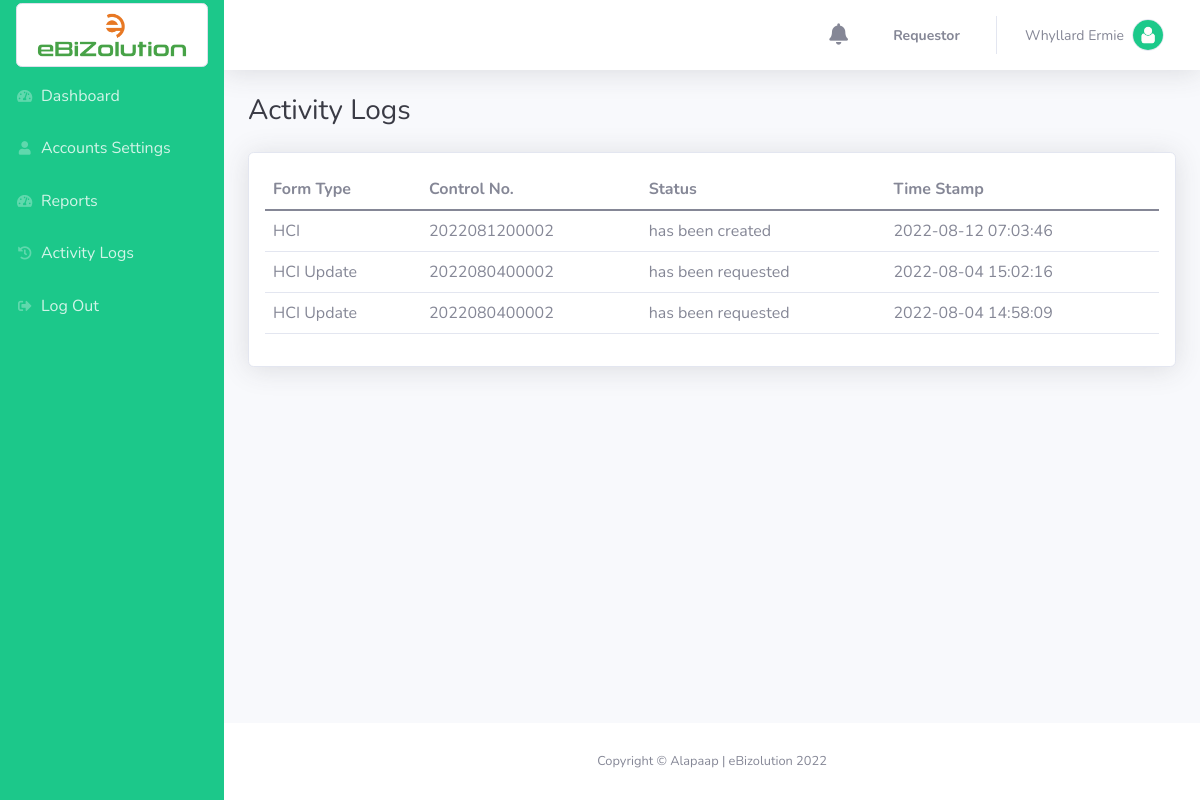
Screenshot of /user/activity_logs.php (signed in) with the database file from the repository.
### tables this page shows
CREATE TABLE `tbl_user` (
  `uid` int(11) NOT NULL,
  `email_add` text DEFAULT NULL,
  `password` text DEFAULT NULL,
  `first_name` text DEFAULT NULL,
  `last_name` text DEFAULT NULL,
  `middle_name` text DEFAULT NULL,
  `home_address` text DEFAULT NULL,
  `contact_no` text DEFAULT NULL,
  `image` text DEFAULT NULL,
  `status` text DEFAULT NULL,
  `is_online` text DEFAULT '0',
  `token` text DEFAULT NULL,
  `attempt` text DEFAULT NULL,
  `role` text DEFAULT NULL,
  `sub_role` text DEFAULT NULL,
  `default_role` text DEFAULT NULL,
  `multi_role` longtext DEFAULT NULL CHECK (json_valid(`multi_role`)),
  `title` text DEFAULT NULL,
  `designation` text DEFAULT NULL,
  `department` text DEFAULT NULL,
  `date_created` timestamp NOT NULL DEFAULT current_timestamp() ON UPDATE current_timestamp(),
  `date_modified` datetime DEFAULT NULL,
  `created_by` text DEFAULT NULL
);

CREATE TABLE `tbl_activity_logs` (
  `id` int(11) NOT NULL,
  `uid` varchar(20) DEFAULT NULL,
  `fullname` varchar(30) DEFAULT NULL,
  `form_type` varchar(20) DEFAULT NULL,
  `control_number` varchar(30) DEFAULT NULL,
  `activity` varchar(125) DEFAULT NULL,
  `status` varchar(10) DEFAULT NULL,
  `date_requested` timestamp NULL DEFAULT current_timestamp()
);

### user/activity_logs.php (the view, shortened to what this page needs)
<?php
    include '../model/connection.php';
    $uid = $_SESSION['uid'];
    $role = $_SESSION['role'];
    $sql = mysqli_query($conn,"SELECT * FROM tbl_user where uid = '$uid' and role = '$role' ");
    while ($rows = mysqli_fetch_array($sql)):
        $my_fullname    = $rows['first_name']." ".$rows['last_name'];
        $my_role        = $rows['role'];
    endwhile;
    ?>
<!DOCTYPE html>
<html>
    <head>
        <link rel="stylesheet" href="assets/bootstrap/css/bootstrap.min.css">
        <link rel="stylesheet" href="assets/fonts/fontawesome-all.min.css">
        <link rel="stylesheet" href="assets/fonts/font-awesome.min.css">
        <link rel="stylesheet" href="assets/fonts/fontawesome5-overrides.min.css">
    </head>
    <body id="page-top">
        <div id="wrapper">
            <?php include 'inc/sidebar.php'; ?>
            <div class="d-flex flex-column" id="content-wrapper">
                <div id="content">
                    <?php include 'inc/navbar.php'; ?>
                    <div class="container-fluid">
                        <div class="d-sm-flex justify-content-between align-items-center mb-4">
                            <h3 class="text-dark mb-0 mb-3 mb-sm-0">Activity Logs</h3>
                        </div>
                        <div class="card shadow">
                            <div class="card-body">
                                <form method="POST" action="makepdf.php">
                                    <div class="table-responsive">
                                        <table class="table table-hover align-middle user-select-none text-nowrap">
                                            <thead>
                                                <tr>
                                                    <th>Form Type</th>
                                                    <th>Control No.</th>
                                                    <th>Status</th>
                                                    <th>Time Stamp</th>
                                                </tr>
                                            </thead>
                                            <tbody>
                                                <?php
                                                    $sql_reports = "SELECT * FROM `tbl_activity_logs` where uid = '$uid' ORDER by date_requested DESC";
                                                    $query = mysqli_query($conn,$sql_reports);
                                                    $count = mysqli_num_rows($query);
                                                    if ($count > 0):
                                                        while ($rows_reports = mysqli_fetch_array($query)):
                                                            if($rows_reports['form_type'] == '1'){
                                                                $form_type = 'HCI';
                                                            }
                                                            if($rows_reports['form_type'] == '1-1'){
                                                                $form_type = 'HCI Update';
                                                            }
                                                            echo '<tr>';
                                                            echo '<td>'.$form_type.'</td>';
                                                            echo '<td>'.$rows_reports['control_number'].'</td>';
                                                            echo '<td> has been '.$rows_reports['activity'].'</td>';
                                                            echo '<td>'.$rows_reports['date_requested'].'</td>';
                                                            echo '</tr>';
                                                        endwhile;
                                                    else:
                                                        echo '<tr>';
                                                        echo '<td class="text-center" colspan="7">There is no data to be showed!🤗</td>';
                                                        echo '</tr>';
                                                    endif;
                                                ?>
                                            </tbody>
                                        </table>
                                    </div>
                                </form>
                            </div>
                        </div>
                    </div>
                </div>
                <footer class="bg-white sticky-footer">
                    <div class="container my-auto">
                        <div class="text-center my-auto copyright">
                            <span>Copyright © Alapaap | eBizolution 2022</span>
                        </div>
                    </div>
                </footer>
            </div>
        </div>
    </body>
</html>

### user/inc/navbar.php (shortened to what this page needs)
<?php
    $get_img = mysqli_query($conn,"SELECT * FROM tbl_user where uid = '$uid' ");
    $s_img = mysqli_fetch_array($get_img);
    $my_image = $s_img['image'];
?>
                    <nav class="navbar navbar-light navbar-expand bg-white shadow mb-4 topbar static-top">
                        <div class="container-fluid">
                            <ul class="navbar-nav flex-nowrap ms-auto">
                                <li class="nav-item dropdown no-arrow mx-1" >
                                    <?php require 'model/notifications.php';?>
                                </li>
                                <li class="nav-item dropdown no-arrow" >
                                    <div class="nav-item dropdown no-arrow">
                                        <a class="dropdown-toggle nav-link" aria-expanded="false" data-bs-toggle="dropdown" href="#">
                                            <?php if (!empty($sub_role) && strlen($sub_role) != 1): ?>
                                            <select class="nav-item form-select form-select-sm fw-bold" id="myselect">
                                                <?php if (strpos($sub_role,"1") !== false): ?>
                                                <option value="req" <?php echo strpos($my_role,"1") !== false ? 'selected hidden' :''; ?> >Requestor</option>
                                                <?php endif; ?>
                                                <?php if (strpos($sub_role,"2") !== false): ?>
                                                <option value="appr" <?php echo strpos($my_role,'2') !== false ? 'selected hidden': ''; ?> >Approver</option>
                                                <?php endif; ?>
                                                <?php if (strpos($sub_role,"3") !== false): ?>
                                                <option value="rec"  <?php echo strpos($my_role,'3') !== false ? 'selected hidden': '';  ?> >Reciever</option>
                                                <?php endif; ?>
                                                <?php if (strpos($sub_role,"4") !== false): ?>
                                                <option value="perf" <?php echo strpos($my_role,'4') !== false ? 'selected hidden': '';  ?> >Performer</option>
                                                <?php endif; ?>
                                                <?php if (strpos($sub_role,"5") !== false): ?>
                                                <option value="conf" <?php echo strpos($my_role,'5') !== false ? 'selected hidden': '';  ?> >Confirmer</option>
                                                <?php endif; ?>
                                                <?php if (strpos($sub_role,"5") !== false): ?>
                                                <option value="veri" <?php echo strpos($my_role,'6') !== false ? 'selected hidden': '';  ?> >Verifier</option>
                                                <?php endif; ?>
                                            </select>
                                            <?php else: ?>
                                            <span class="d-none d-lg-inline me-2 text-gray-600 small fw-bold">
                                                <?php echo $my_role == 1 ? 'Requestor': ''; ?>
                                            </span>
                                            <?php endif; ?>
                                        </a>
                                    </div>
                                </li>
                                <li class="nav-item dropdown no-arrow">
                                    <div class="nav-item dropdown no-arrow">
                                        <a class="dropdown-toggle nav-link" aria-expanded="false" data-bs-toggle="dropdown" href="#">
                                            <span class="d-none d-lg-inline me-2 text-gray-600 small"><?php echo ucwords($my_fullname); ?></span>
                                            <img class="border rounded-circle img-profile" src="<?php echo $my_image != null ? $my_image : 'assets/img/profile.jpg';?>">
                                        </a>
                                    </div>
                                </li>
                            </ul>
                        </div>
                    </nav>

### rows the page displays
tbl_user: my_fullname "Whyllard Ermie"
tbl_activity_logs: form_type "HCI", control_number "2022081200002", activity "created", date_requested "2022-08-12 07:03:46"
tbl_activity_logs: form_type "HCI Update", control_number "2022080400002", activity "requested", date_requested "2022-08-04 15:02:16"
tbl_activity_logs: form_type "HCI Update", control_number "2022080400002", activity "requested", date_requested "2022-08-04 14:58:09"
